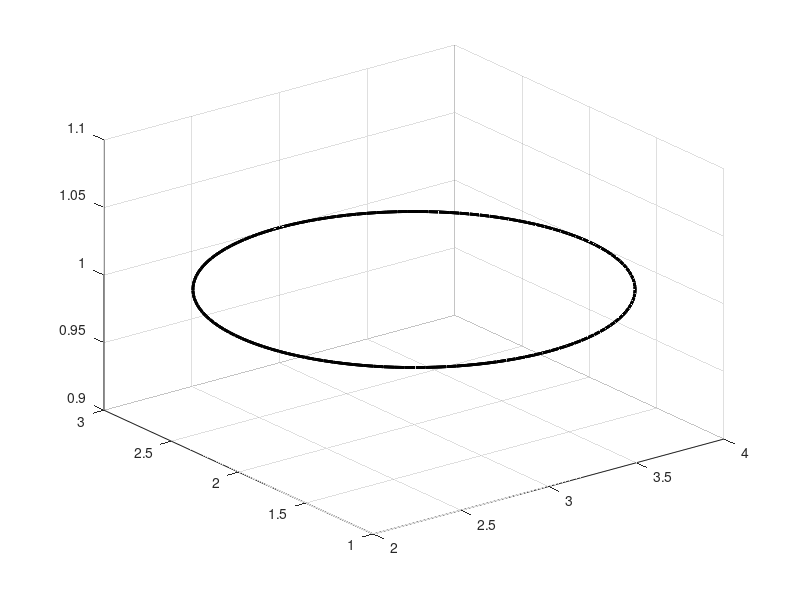

MATLAB code to generate this figure: (Note: this script raises an error after producing the figure.)
%% tranjactory Direction:
t = (0:0.1:(40-0.1))'; % Time
L1 = 2; L2 = 5 ; L3= 3; %Link length
m1 = 2 ; m2 = 0.3 ; m3 =0.1 ; %Link mass
%% Circle Transjactory
count = length(t);
center = [3  2  1];
radius = 1;
theta = t*(6*pi/t(end));
points = center + radius*[cos(theta) sin(theta) zeros(size(theta))];
Tx = points(:,1);
Ty = points(:,2);
Tz = points(:,3);
figure(1)
    plot3(points(:,1),points(:,2),points(:,3),'k','linewidth',2)
    hold on
   %plot3(center(1),center(2),center(3),'ok','MarkerFaceColor','k') 
    hold on 
    grid on
    view(3)
%% Inverse Kinematics 

for i = 1:length(Tx)
   Thelta1 = atan2(Ty(i),Tx(i));
  a = Tz(i)-L1;
  b = Tx(i)/cos(Thelta1);
  p2 = (Tx(i)/cos(Thelta1)).^2 + (Tz(i)-L1).^2;
  C3 = (p2 - (L2.*L2) - (L3.*L3))/(2.*L2.*L3);
  r  =  L2 + L3.*C3;
  Thelta3 = [atan2(sqrt(1 - (C3.*C3)), C3);...
             atan2(-(sqrt(1 -(C3.*C3))),C3)];
          
  u1 = a + sqrt( a.^2 + b.^2 - r.^2);
  u2 = a - sqrt( a.^2 + b.^2 - r.^2);
  c = r + b;
  Thelta2 = [2*atan2(u1,c);...
             2*atan2(u2,c)];

 %Therefore, we have a total two solutions (elbow up and down for joint-2 and joint-3) 
    %[Thelta1  Thelta2    Thelta3]
%       Sol1 = [Thelta1   ;  Thelta2(1)  ;   Thelta3(1)];
%       Sol2 = [Thelta1   ;  Thelta2(1)  ;   Thelta3(2)];
%       Sol3 = [Thelta1   ;  Thelta2(2)  ;   Thelta3(1)];
%       Sol4 = [Thelta1   ;  Thelta2(2)  ;   Thelta3(2)]; 
 k11(i,1) = Thelta1;
 k21(i,1) = Thelta2(1);
 k31(i,1) = Thelta3(2);
 k12(i,1) = Thelta1;
 k22(i,1) = Thelta2(2);
 k32(i,1) = Thelta3(1);
end
%% Created Timeseries (Motion with Circle Tracking)

%% first Behavior
ts11 = timeseries(k11,t);
ts21 = timeseries(k21,t);
ts31 = timeseries(k31,t);
save('The1Data1','ts11','-v7.3') 
save('The2Data1','ts21','-v7.3') 
save('The3Data1','ts31','-v7.3') 

load The1Data1
load The2Data1
load The3Data1
%% Second Behavior
ts12 = timeseries(k12,t);
ts22 = timeseries(k22,t);
ts32 = timeseries(k32,t);
save('The1Data2','ts12','-v7.3') 
save('The2Data2','ts22','-v7.3') 
save('The3Data2','ts32','-v7.3') 

load The1Data2
load The2Data2
load The3Data2
